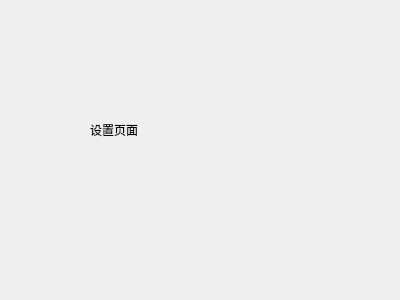
<?xml version="1.0" encoding="UTF-8"?>
<ui version="4.0">
 <class>SettingPage</class>
 <widget class="QDialog" name="SettingPage">
  <property name="geometry">
   <rect>
    <x>0</x>
    <y>0</y>
    <width>400</width>
    <height>300</height>
   </rect>
  </property>
  <property name="windowTitle">
   <string>Dialog</string>
  </property>
  <widget class="QLabel" name="label">
   <property name="geometry">
    <rect>
     <x>90</x>
     <y>120</y>
     <width>69</width>
     <height>19</height>
    </rect>
   </property>
   <property name="text">
    <string>设置页面</string>
   </property>
  </widget>
 </widget>
 <resources/>
 <connections/>
</ui>
